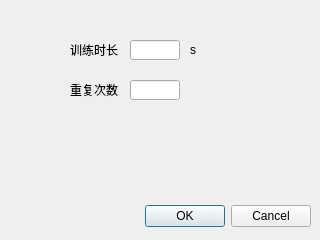
<?xml version="1.0" encoding="UTF-8"?>
<ui version="4.0">
 <class>Parameters_dialog</class>
 <widget class="QDialog" name="Parameters_dialog">
  <property name="geometry">
   <rect>
    <x>0</x>
    <y>0</y>
    <width>320</width>
    <height>240</height>
   </rect>
  </property>
  <property name="windowTitle">
   <string>Parameters</string>
  </property>
  <widget class="QDialogButtonBox" name="buttonBox">
   <property name="geometry">
    <rect>
     <x>10</x>
     <y>200</y>
     <width>301</width>
     <height>32</height>
    </rect>
   </property>
   <property name="orientation">
    <enum>Qt::Horizontal</enum>
   </property>
   <property name="standardButtons">
    <set>QDialogButtonBox::Cancel|QDialogButtonBox::Ok</set>
   </property>
  </widget>
  <widget class="QLabel" name="label_2">
   <property name="geometry">
    <rect>
     <x>70</x>
     <y>80</y>
     <width>54</width>
     <height>20</height>
    </rect>
   </property>
   <property name="text">
    <string>重复次数</string>
   </property>
  </widget>
  <widget class="QLabel" name="label">
   <property name="geometry">
    <rect>
     <x>70</x>
     <y>40</y>
     <width>54</width>
     <height>20</height>
    </rect>
   </property>
   <property name="text">
    <string>训练时长</string>
   </property>
  </widget>
  <widget class="QLineEdit" name="parameters_num">
   <property name="geometry">
    <rect>
     <x>130</x>
     <y>80</y>
     <width>50</width>
     <height>20</height>
    </rect>
   </property>
  </widget>
  <widget class="QLineEdit" name="parameters_trainTime">
   <property name="geometry">
    <rect>
     <x>130</x>
     <y>40</y>
     <width>50</width>
     <height>20</height>
    </rect>
   </property>
  </widget>
  <widget class="QLabel" name="label_3">
   <property name="geometry">
    <rect>
     <x>190</x>
     <y>40</y>
     <width>54</width>
     <height>20</height>
    </rect>
   </property>
   <property name="text">
    <string>s</string>
   </property>
  </widget>
 </widget>
 <resources/>
 <connections>
  <connection>
   <sender>buttonBox</sender>
   <signal>accepted()</signal>
   <receiver>Parameters_dialog</receiver>
   <slot>accept()</slot>
   <hints>
    <hint type="sourcelabel">
     <x>248</x>
     <y>254</y>
    </hint>
    <hint type="destinationlabel">
     <x>157</x>
     <y>274</y>
    </hint>
   </hints>
  </connection>
  <connection>
   <sender>buttonBox</sender>
   <signal>rejected()</signal>
   <receiver>Parameters_dialog</receiver>
   <slot>reject()</slot>
   <hints>
    <hint type="sourcelabel">
     <x>316</x>
     <y>260</y>
    </hint>
    <hint type="destinationlabel">
     <x>286</x>
     <y>274</y>
    </hint>
   </hints>
  </connection>
 </connections>
</ui>
